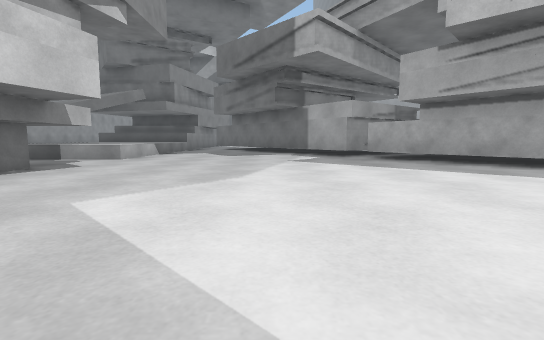
[1] (above)

24 first-person views from a walk through a Unity game level. The camera is 0.43 m above the floor, tilts 6° down and sees 85° across. The floor is counted in squares, 1 m on a side. Each view is taken from the middle of a square. On the plan, view 1 faces up. The plan holds only what a view shows up to about 9 squares ahead; the rest is blank. The place goes on beyond the plan. The player character is not drawn. Surface patterns are stand-ins for the level's own textures.

[2]
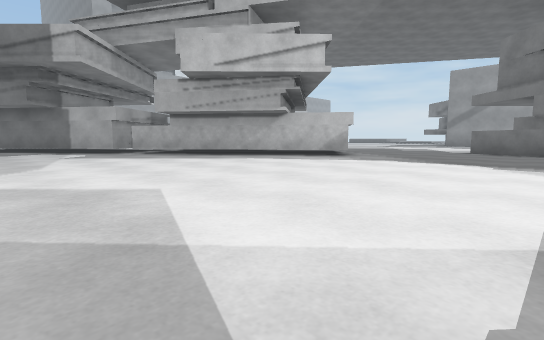

[3]
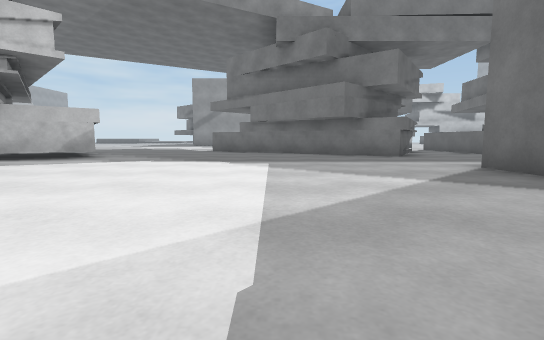

[4]
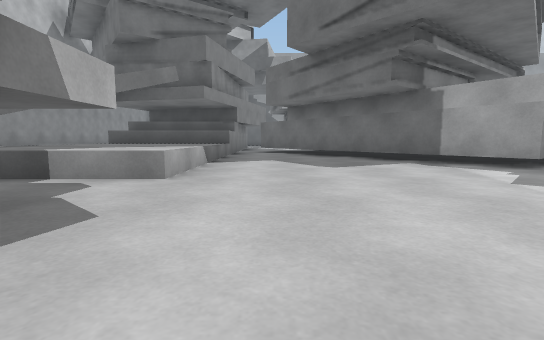

[5]
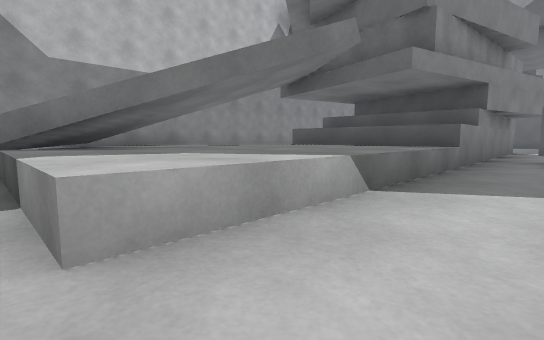

[6]
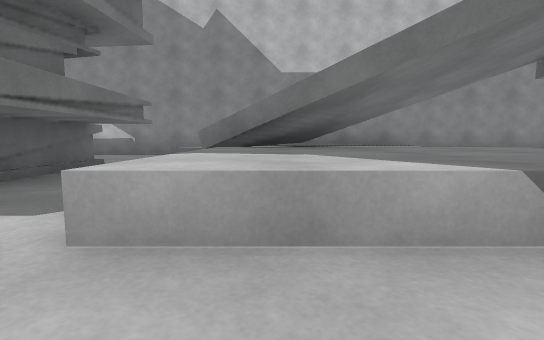

[7]
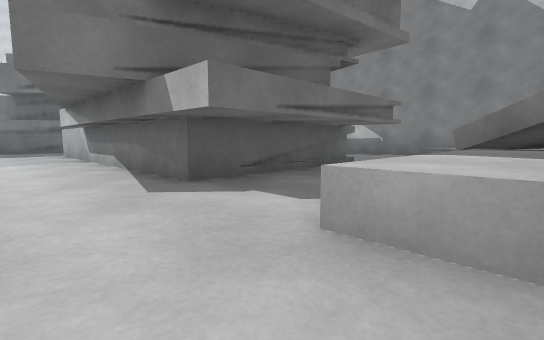

[8]
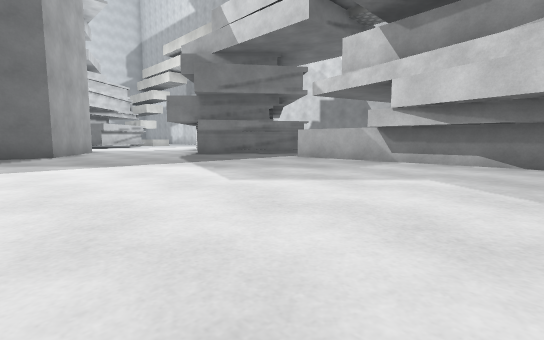

[9]
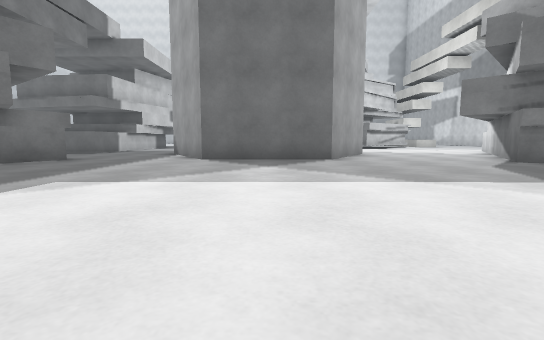

[10]
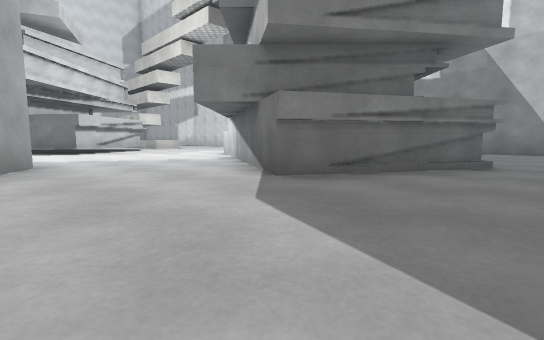

[11]
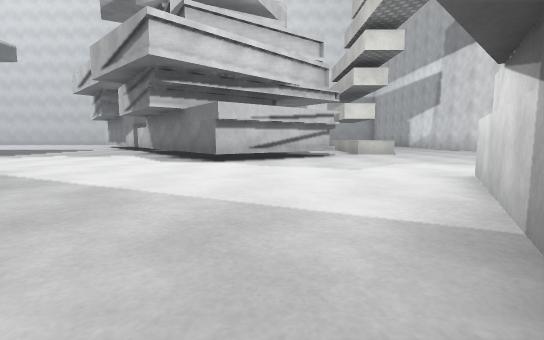

[12]
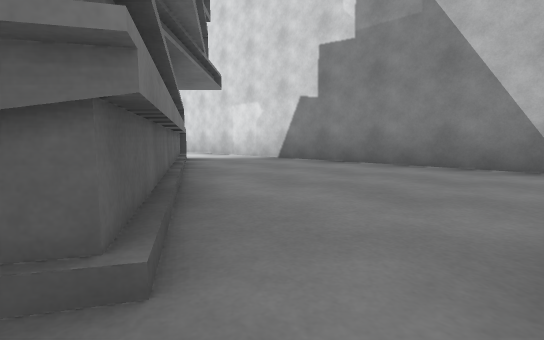

[13]
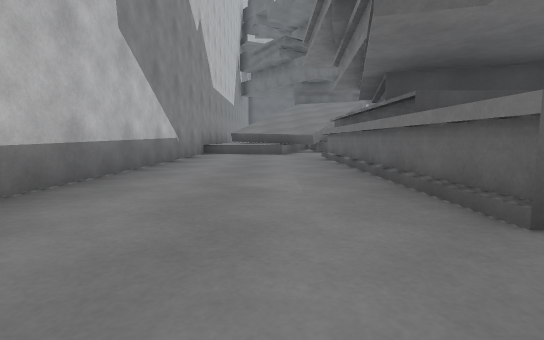

[14]
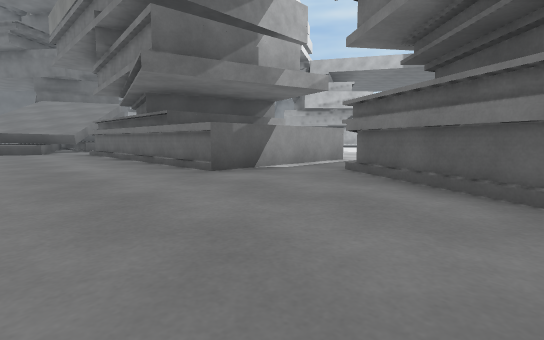

[15]
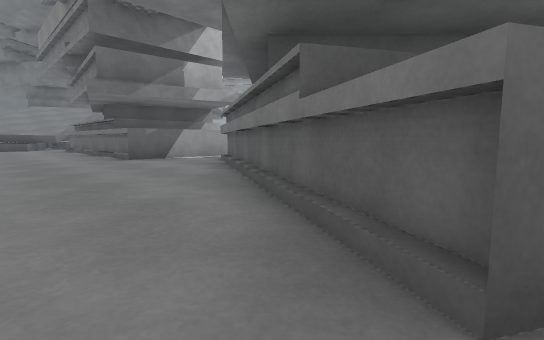

[16]
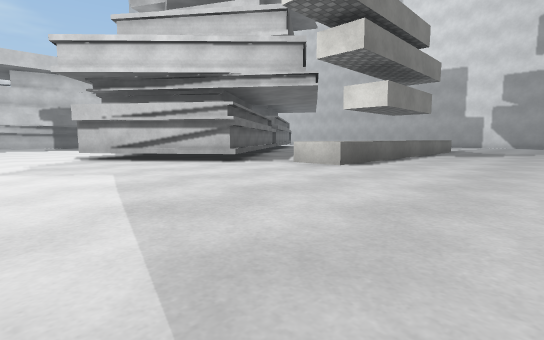

[17]
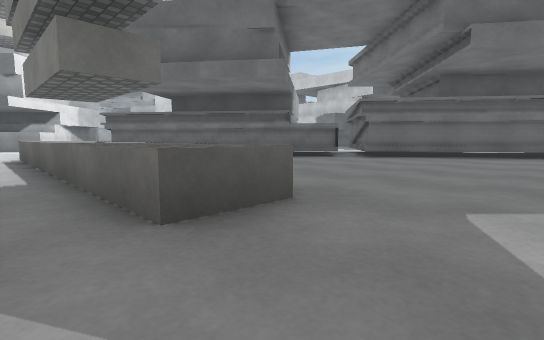

[18]
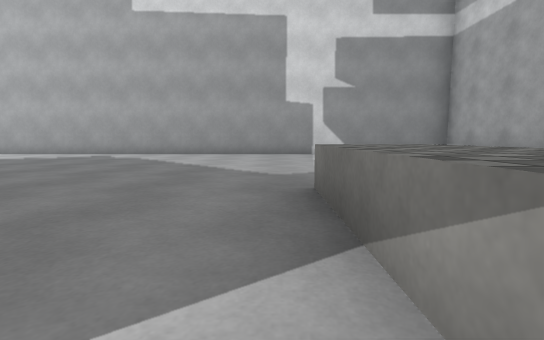

[19]
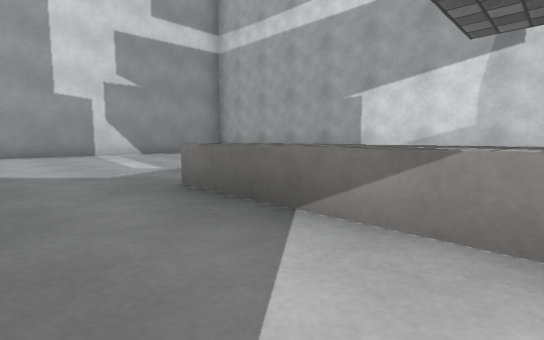

[20]
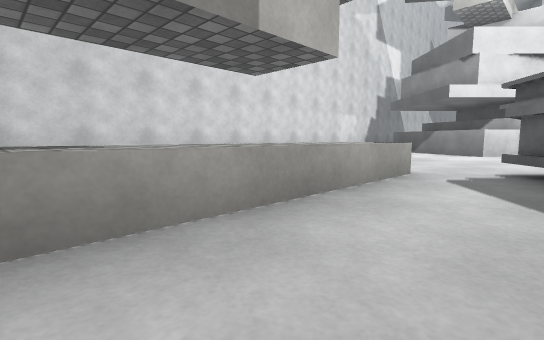

[21]
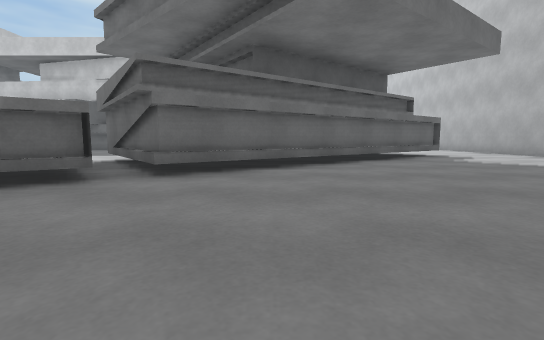

[22]
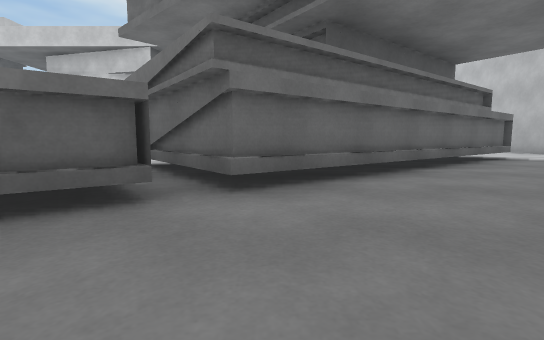

[23]
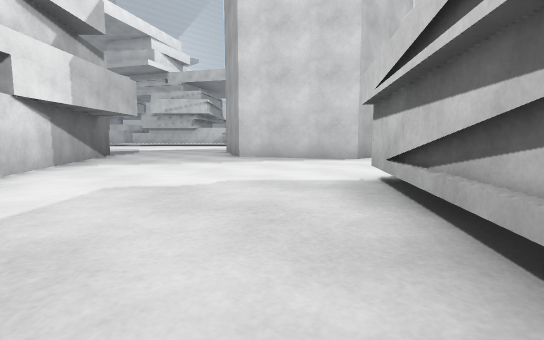

[24]
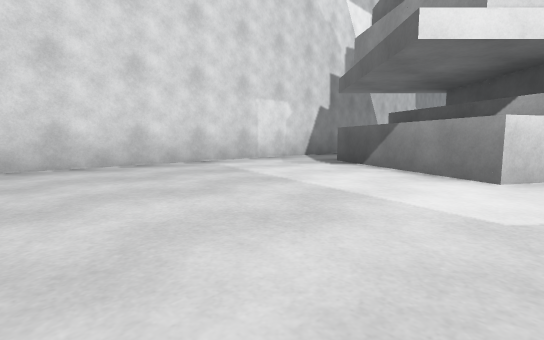

### Floor plan
Key: @ floor where view 1 was taken; # wall or solid block; . floor; = window, fence, low wall or low ledge; ^ raised ledge.
Columns run from 10 left of view 1 to 9 right of it. Each row starts with its distance up from view 1.
 17        #
 16        #
 15        #.
 14 #      #.
 13 #      ##
 12 #      ^##
 11 #=  ^^^^.##
 10 #^  ^^^^..##
  9 #^^ ^^^^...#
  8 ### ^^^^...##
  7 #^##^^^^....##
  6 #^^#^^^......##
  5 #.^#####......#
  4 #..#####......##
  3 #..#  ##.......##
  2 #..#  ##........#..
  1 #..#  ##............
  0 #..#  #...@........#
 -1 #..####............#
 -2 #.................##
 -3 #....#............#
 -4 #...####.........##
 -5 #...# ##...###...##
 -6 #..## #...## ##...#
 -7 #.## ##...#   #....
 -8 #.####....#   #...#
 -9 #...##....##
-10 #..........##
-11 #............
-12 #......##....
-13 #.....## #....
-14 #...^.#   #....
-15 #...^..#  #....
-16 #...^...#   ...
-17 #...^...^####.
-18 #...^....##^
-19 #...^.....#
-20 # ..^......#
-21 # .........^^
-22 # ..........#
-23 #  ..........##
-24 #  ...........#.
-25 # ..............
-26 # ...............
-27 #################

Positions as (right, up) in squares from view 1, and headings:
1: (0, 0), facing up
2: (-1, -2), facing up-right
3: (-1, -2), facing right
4: (-2, 3), facing up
5: (-2, 6), facing up-left
6: (-2, 7), facing left
7: (-2, 7), facing down-left
8: (2, 3), facing down-left
9: (2, 1), facing down
10: (0, -2), facing down-left
11: (-3, -6), facing down
12: (-5, -2), facing down-left
13: (-8, -3), facing up
14: (-9, -5), facing up-right
15: (-9, -8), facing up-right
16: (-9, -10), facing down-right
17: (-7, -22), facing up-right
18: (-5, -18), facing down
19: (-4, -18), facing down-left
20: (-4, -18), facing up-left
21: (-4, -20), facing right
22: (-3, -19), facing right
23: (-5, -13), facing up-right
24: (-5, -13), facing up-left
